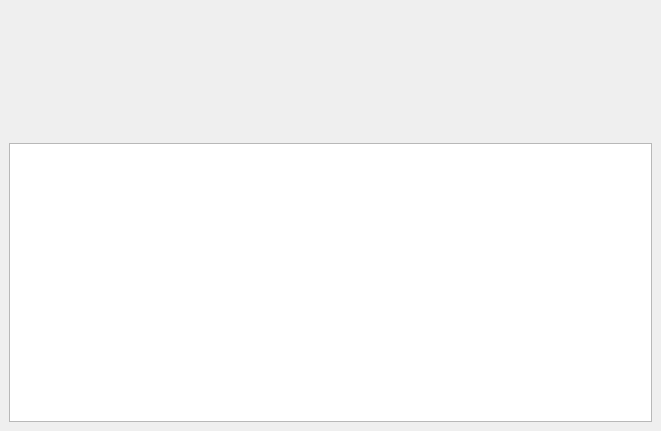
<?xml version="1.0" encoding="UTF-8"?>
<ui version="4.0">
 <class>QxrdStartupWindow</class>
 <widget class="QMainWindow" name="QxrdStartupWindow">
  <property name="geometry">
   <rect>
    <x>0</x>
    <y>0</y>
    <width>661</width>
    <height>431</height>
   </rect>
  </property>
  <property name="windowTitle">
   <string>MainWindow</string>
  </property>
  <widget class="QWidget" name="m_Layout">
   <layout class="QGridLayout" name="gridLayout">
    <item row="0" column="0">
     <widget class="QLabel" name="m_Icon">
      <property name="sizePolicy">
       <sizepolicy hsizetype="Maximum" vsizetype="Maximum">
        <horstretch>0</horstretch>
        <verstretch>1</verstretch>
       </sizepolicy>
      </property>
      <property name="minimumSize">
       <size>
        <width>128</width>
        <height>128</height>
       </size>
      </property>
      <property name="text">
       <string/>
      </property>
     </widget>
    </item>
    <item row="1" column="0" colspan="3">
     <widget class="QTextBrowser" name="m_Messages">
      <property name="sizePolicy">
       <sizepolicy hsizetype="Expanding" vsizetype="Expanding">
        <horstretch>1</horstretch>
        <verstretch>10</verstretch>
       </sizepolicy>
      </property>
      <property name="font">
       <font>
        <pointsize>10</pointsize>
       </font>
      </property>
      <property name="textInteractionFlags">
       <set>Qt::TextSelectableByKeyboard|Qt::TextSelectableByMouse</set>
      </property>
     </widget>
    </item>
    <item row="0" column="1" colspan="2">
     <widget class="QLabel" name="m_Description">
      <property name="font">
       <font>
        <pointsize>13</pointsize>
       </font>
      </property>
      <property name="text">
       <string/>
      </property>
      <property name="alignment">
       <set>Qt::AlignCenter</set>
      </property>
     </widget>
    </item>
   </layout>
  </widget>
 </widget>
 <resources/>
 <connections/>
</ui>
